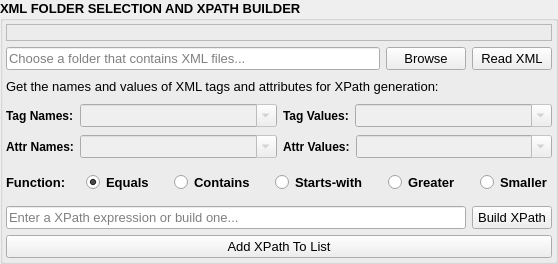
             <widget class="QGroupBox" name="group_box_xml_input_xpath_builder">
              <property name="sizePolicy">
               <sizepolicy hsizetype="Preferred" vsizetype="Preferred">
                <horstretch>0</horstretch>
                <verstretch>0</verstretch>
               </sizepolicy>
              </property>
              <property name="font">
               <font>
                <family>Microsoft YaHei UI</family>
                <pointsize>10</pointsize>
                <italic>false</italic>
                <bold>true</bold>
                <underline>false</underline>
                <strikeout>false</strikeout>
               </font>
              </property>
              <property name="title">
               <string>XML FOLDER SELECTION AND XPATH BUILDER</string>
              </property>
              <layout class="QVBoxLayout" name="verticalLayout_7">
               <property name="leftMargin">
                <number>3</number>
               </property>
               <property name="topMargin">
                <number>3</number>
               </property>
               <property name="rightMargin">
                <number>3</number>
               </property>
               <property name="bottomMargin">
                <number>3</number>
               </property>
               <item>
                <widget class="QLabel" name="statusbar_xml_files_count">
                 <property name="sizePolicy">
                  <sizepolicy hsizetype="Preferred" vsizetype="Preferred">
                   <horstretch>0</horstretch>
                   <verstretch>0</verstretch>
                  </sizepolicy>
                 </property>
                 <property name="styleSheet">
                  <string notr="true"/>
                 </property>
                 <property name="frameShape">
                  <enum>QFrame::Shape::StyledPanel</enum>
                 </property>
                 <property name="text">
                  <string/>
                 </property>
                </widget>
               </item>
               <item>
                <layout class="QHBoxLayout" name="horizontalLayout_one">
                 <item>
                  <widget class="QLineEdit" name="line_edit_xml_folder_path_input">
                   <property name="font">
                    <font>
                     <family>Microsoft YaHei UI</family>
                     <pointsize>10</pointsize>
                     <italic>false</italic>
                     <bold>false</bold>
                     <underline>false</underline>
                     <strikeout>false</strikeout>
                    </font>
                   </property>
                   <property name="placeholderText">
                    <string>Choose a folder that contains XML files...</string>
                   </property>
                   <property name="clearButtonEnabled">
                    <bool>true</bool>
                   </property>
                  </widget>
                 </item>
                 <item>
                  <widget class="QPushButton" name="button_browse_xml_folder">
                   <property name="sizePolicy">
                    <sizepolicy hsizetype="Preferred" vsizetype="Fixed">
                     <horstretch>0</horstretch>
                     <verstretch>0</verstretch>
                    </sizepolicy>
                   </property>
                   <property name="font">
                    <font>
                     <family>Microsoft YaHei UI</family>
                     <pointsize>10</pointsize>
                     <italic>false</italic>
                     <bold>false</bold>
                     <underline>false</underline>
                     <strikeout>false</strikeout>
                    </font>
                   </property>
                   <property name="toolTip">
                    <string>Browse for the folder containing your XML files.</string>
                   </property>
                   <property name="text">
                    <string>Browse</string>
                   </property>
                   <property name="icon">
                    <iconset theme="QIcon::ThemeIcon::FolderOpen"/>
                   </property>
                  </widget>
                 </item>
                 <item>
                  <widget class="QPushButton" name="button_read_xml">
                   <property name="sizePolicy">
                    <sizepolicy hsizetype="Preferred" vsizetype="Fixed">
                     <horstretch>0</horstretch>
                     <verstretch>0</verstretch>
                    </sizepolicy>
                   </property>
                   <property name="font">
                    <font>
                     <family>Microsoft YaHei UI</family>
                     <pointsize>10</pointsize>
                     <italic>false</italic>
                     <bold>false</bold>
                     <underline>false</underline>
                     <strikeout>false</strikeout>
                    </font>
                   </property>
                   <property name="toolTip">
                    <string>Load data from an XML file into the Combo Boxes and display the XML content.</string>
                   </property>
                   <property name="text">
                    <string>Read XML</string>
                   </property>
                  </widget>
                 </item>
                </layout>
               </item>
               <item>
                <layout class="QHBoxLayout" name="horizontalLayout_two">
                 <property name="topMargin">
                  <number>3</number>
                 </property>
                 <property name="bottomMargin">
                  <number>3</number>
                 </property>
                 <item>
                  <widget class="QLabel" name="label_xpath_builder">
                   <property name="sizePolicy">
                    <sizepolicy hsizetype="Preferred" vsizetype="Preferred">
                     <horstretch>0</horstretch>
                     <verstretch>0</verstretch>
                    </sizepolicy>
                   </property>
                   <property name="font">
                    <font>
                     <family>Microsoft YaHei UI</family>
                     <pointsize>10</pointsize>
                     <italic>false</italic>
                     <bold>false</bold>
                     <underline>false</underline>
                     <strikeout>false</strikeout>
                    </font>
                   </property>
                   <property name="text">
                    <string>Get the names and values of XML tags and attributes for XPath generation:</string>
                   </property>
                  </widget>
                 </item>
                </layout>
               </item>
               <item>
                <layout class="QHBoxLayout" name="horizontalLayout_three">
                 <property name="topMargin">
                  <number>1</number>
                 </property>
                 <property name="bottomMargin">
                  <number>1</number>
                 </property>
                 <item>
                  <widget class="QLabel" name="label_tag_names">
                   <property name="sizePolicy">
                    <sizepolicy hsizetype="Preferred" vsizetype="Preferred">
                     <horstretch>0</horstretch>
                     <verstretch>0</verstretch>
                    </sizepolicy>
                   </property>
                   <property name="maximumSize">
                    <size>
                     <width>72</width>
                     <height>16777215</height>
                    </size>
                   </property>
                   <property name="font">
                    <font>
                     <family>Microsoft YaHei UI</family>
                     <pointsize>9</pointsize>
                     <italic>false</italic>
                     <bold>true</bold>
                     <underline>false</underline>
                     <strikeout>false</strikeout>
                    </font>
                   </property>
                   <property name="text">
                    <string>Tag Names:</string>
                   </property>
                  </widget>
                 </item>
                 <item>
                  <widget class="QComboBox" name="combobox_tag_names">
                   <property name="enabled">
                    <bool>false</bool>
                   </property>
                   <property name="sizePolicy">
                    <sizepolicy hsizetype="Expanding" vsizetype="Fixed">
                     <horstretch>0</horstretch>
                     <verstretch>0</verstretch>
                    </sizepolicy>
                   </property>
                   <property name="minimumSize">
                    <size>
                     <width>0</width>
                     <height>0</height>
                    </size>
                   </property>
                   <property name="maximumSize">
                    <size>
                     <width>250</width>
                     <height>16777215</height>
                    </size>
                   </property>
                   <property name="font">
                    <font>
                     <family>Microsoft YaHei UI</family>
                     <pointsize>10</pointsize>
                     <italic>false</italic>
                     <bold>true</bold>
                     <underline>false</underline>
                     <strikeout>false</strikeout>
                    </font>
                   </property>
                   <property name="editable">
                    <bool>true</bool>
                   </property>
                   <property name="currentText">
                    <string/>
                   </property>
                   <property name="currentIndex">
                    <number>-1</number>
                   </property>
                   <property name="placeholderText">
                    <string>Select Tag Name...</string>
                   </property>
                  </widget>
                 </item>
                 <item>
                  <widget class="QLabel" name="label_tag_values">
                   <property name="sizePolicy">
                    <sizepolicy hsizetype="Preferred" vsizetype="Preferred">
                     <horstretch>0</horstretch>
                     <verstretch>0</verstretch>
                    </sizepolicy>
                   </property>
                   <property name="maximumSize">
                    <size>
                     <width>72</width>
                     <height>16777215</height>
                    </size>
                   </property>
                   <property name="font">
                    <font>
                     <family>Microsoft YaHei UI</family>
                     <pointsize>9</pointsize>
                     <italic>false</italic>
                     <bold>true</bold>
                     <underline>false</underline>
                     <strikeout>false</strikeout>
                    </font>
                   </property>
                   <property name="text">
                    <string>Tag Values:</string>
                   </property>
                  </widget>
                 </item>
                 <item>
                  <widget class="QComboBox" name="combobox_tag_values">
                   <property name="enabled">
                    <bool>false</bool>
                   </property>
                   <property name="sizePolicy">
                    <sizepolicy hsizetype="Expanding" vsizetype="Fixed">
                     <horstretch>0</horstretch>
                     <verstretch>0</verstretch>
                    </sizepolicy>
                   </property>
                   <property name="minimumSize">
                    <size>
                     <width>0</width>
                     <height>0</height>
                    </size>
                   </property>
                   <property name="maximumSize">
                    <size>
                     <width>250</width>
                     <height>16777215</height>
                    </size>
                   </property>
                   <property name="font">
                    <font>
                     <family>Microsoft YaHei UI</family>
                     <pointsize>10</pointsize>
                     <italic>false</italic>
                     <bold>true</bold>
                     <underline>false</underline>
                     <strikeout>false</strikeout>
                    </font>
                   </property>
                   <property name="editable">
                    <bool>true</bool>
                   </property>
                   <property name="currentText">
                    <string/>
                   </property>
                   <property name="currentIndex">
                    <number>-1</number>
                   </property>
                   <property name="placeholderText">
                    <string>Select Tag Value...</string>
                   </property>
                  </widget>
                 </item>
                </layout>
               </item>
               <item>
                <layout class="QHBoxLayout" name="horizontalLayout_four">
                 <property name="spacing">
                  <number>6</number>
                 </property>
                 <property name="topMargin">
                  <number>1</number>
                 </property>
                 <property name="bottomMargin">
                  <number>1</number>
                 </property>
                 <item>
                  <widget class="QLabel" name="label_attribute_names">
                   <property name="sizePolicy">
                    <sizepolicy hsizetype="Preferred" vsizetype="Preferred">
                     <horstretch>0</horstretch>
                     <verstretch>0</verstretch>
                    </sizepolicy>
                   </property>
                   <property name="maximumSize">
                    <size>
                     <width>72</width>
                     <height>16777215</height>
                    </size>
                   </property>
                   <property name="font">
                    <font>
                     <family>Microsoft YaHei UI</family>
                     <pointsize>9</pointsize>
                     <italic>false</italic>
                     <bold>true</bold>
                     <underline>false</underline>
                     <strikeout>false</strikeout>
                    </font>
                   </property>
                   <property name="text">
                    <string>Attr Names:</string>
                   </property>
                  </widget>
                 </item>
                 <item>
                  <widget class="QComboBox" name="combobox_attribute_names">
                   <property name="enabled">
                    <bool>false</bool>
                   </property>
                   <property name="sizePolicy">
                    <sizepolicy hsizetype="Expanding" vsizetype="Fixed">
                     <horstretch>0</horstretch>
                     <verstretch>0</verstretch>
                    </sizepolicy>
                   </property>
                   <property name="minimumSize">
                    <size>
                     <width>0</width>
                     <height>0</height>
                    </size>
                   </property>
                   <property name="maximumSize">
                    <size>
                     <width>250</width>
                     <height>16777215</height>
                    </size>
                   </property>
                   <property name="font">
                    <font>
                     <family>Microsoft YaHei UI</family>
                     <pointsize>10</pointsize>
                     <italic>false</italic>
                     <bold>true</bold>
                     <underline>false</underline>
                     <strikeout>false</strikeout>
                    </font>
                   </property>
                   <property name="editable">
                    <bool>true</bool>
                   </property>
                   <property name="currentText">
                    <string/>
                   </property>
                   <property name="currentIndex">
                    <number>-1</number>
                   </property>
                   <property name="placeholderText">
                    <string>Select Attribute Name...</string>
                   </property>
                  </widget>
                 </item>
                 <item>
                  <widget class="QLabel" name="label_attribute_values">
                   <property name="sizePolicy">
                    <sizepolicy hsizetype="Preferred" vsizetype="Preferred">
                     <horstretch>0</horstretch>
                     <verstretch>0</verstretch>
                    </sizepolicy>
                   </property>
                   <property name="maximumSize">
                    <size>
                     <width>72</width>
                     <height>16777215</height>
                    </size>
                   </property>
                   <property name="font">
                    <font>
                     <family>Microsoft YaHei UI</family>
                     <pointsize>9</pointsize>
                     <italic>false</italic>
                     <bold>true</bold>
                     <underline>false</underline>
                     <strikeout>false</strikeout>
                    </font>
                   </property>
                   <property name="text">
                    <string>Attr Values:</string>
                   </property>
                  </widget>
                 </item>
                 <item>
                  <widget class="QComboBox" name="combobox_attribute_values">
                   <property name="enabled">
                    <bool>false</bool>
                   </property>
                   <property name="sizePolicy">
                    <sizepolicy hsizetype="Expanding" vsizetype="Fixed">
                     <horstretch>0</horstretch>
                     <verstretch>0</verstretch>
                    </sizepolicy>
                   </property>
                   <property name="minimumSize">
                    <size>
                     <width>0</width>
                     <height>0</height>
                    </size>
                   </property>
                   <property name="maximumSize">
                    <size>
                     <width>250</width>
                     <height>16777215</height>
                    </size>
                   </property>
                   <property name="font">
                    <font>
                     <family>Microsoft YaHei UI</family>
                     <pointsize>10</pointsize>
                     <italic>false</italic>
                     <bold>true</bold>
                     <underline>false</underline>
                     <strikeout>false</strikeout>
                    </font>
                   </property>
                   <property name="editable">
                    <bool>true</bool>
                   </property>
                   <property name="currentText">
                    <string/>
                   </property>
                   <property name="currentIndex">
                    <number>-1</number>
                   </property>
                   <property name="placeholderText">
                    <string>Select Attribute Value...</string>
                   </property>
                  </widget>
                 </item>
                </layout>
               </item>
               <item>
                <layout class="QHBoxLayout" name="horizontalLayout_five">
                 <property name="spacing">
                  <number>20</number>
                 </property>
                 <property name="topMargin">
                  <number>7</number>
                 </property>
                 <property name="bottomMargin">
                  <number>7</number>
                 </property>
                 <item>
                  <widget class="QLabel" name="label_function">
                   <property name="sizePolicy">
                    <sizepolicy hsizetype="Preferred" vsizetype="Preferred">
                     <horstretch>0</horstretch>
                     <verstretch>0</verstretch>
                    </sizepolicy>
                   </property>
                   <property name="font">
                    <font>
                     <family>Microsoft YaHei UI</family>
                     <pointsize>10</pointsize>
                     <italic>false</italic>
                     <bold>true</bold>
                     <underline>false</underline>
                     <strikeout>false</strikeout>
                    </font>
                   </property>
                   <property name="text">
                    <string>Function:</string>
                   </property>
                  </widget>
                 </item>
                 <item>
                  <widget class="QRadioButton" name="radio_button_equals">
                   <property name="sizePolicy">
                    <sizepolicy hsizetype="Preferred" vsizetype="Fixed">
                     <horstretch>0</horstretch>
                     <verstretch>0</verstretch>
                    </sizepolicy>
                   </property>
                   <property name="font">
                    <font>
                     <family>Microsoft YaHei UI</family>
                     <pointsize>10</pointsize>
                     <italic>false</italic>
                     <bold>true</bold>
                     <underline>false</underline>
                     <strikeout>false</strikeout>
                    </font>
                   </property>
                   <property name="toolTip">
                    <string/>
                   </property>
                   <property name="text">
                    <string>Equals</string>
                   </property>
                   <property name="checked">
                    <bool>true</bool>
                   </property>
                  </widget>
                 </item>
                 <item>
                  <widget class="QRadioButton" name="radio_button_contains">
                   <property name="sizePolicy">
                    <sizepolicy hsizetype="Preferred" vsizetype="Fixed">
                     <horstretch>0</horstretch>
                     <verstretch>0</verstretch>
                    </sizepolicy>
                   </property>
                   <property name="font">
                    <font>
                     <family>Microsoft YaHei UI</family>
                     <pointsize>10</pointsize>
                     <italic>false</italic>
                     <bold>true</bold>
                     <underline>false</underline>
                     <strikeout>false</strikeout>
                    </font>
                   </property>
                   <property name="styleSheet">
                    <string notr="true"/>
                   </property>
                   <property name="text">
                    <string>Contains</string>
                   </property>
                  </widget>
                 </item>
                 <item>
                  <widget class="QRadioButton" name="radio_button_starts_with">
                   <property name="sizePolicy">
                    <sizepolicy hsizetype="Preferred" vsizetype="Fixed">
                     <horstretch>0</horstretch>
                     <verstretch>0</verstretch>
                    </sizepolicy>
                   </property>
                   <property name="font">
                    <font>
                     <family>Microsoft YaHei UI</family>
                     <pointsize>10</pointsize>
                     <italic>false</italic>
                     <bold>true</bold>
                     <underline>false</underline>
                     <strikeout>false</strikeout>
                    </font>
                   </property>
                   <property name="text">
                    <string>Starts-with</string>
                   </property>
                  </widget>
                 </item>
                 <item>
                  <widget class="QRadioButton" name="radio_button_greater">
                   <property name="sizePolicy">
                    <sizepolicy hsizetype="Preferred" vsizetype="Fixed">
                     <horstretch>0</horstretch>
                     <verstretch>0</verstretch>
                    </sizepolicy>
                   </property>
                   <property name="font">
                    <font>
                     <family>Microsoft YaHei UI</family>
                     <pointsize>10</pointsize>
                     <italic>false</italic>
                     <bold>true</bold>
                     <underline>false</underline>
                     <strikeout>false</strikeout>
                    </font>
                   </property>
                   <property name="text">
                    <string>Greater</string>
                   </property>
                  </widget>
                 </item>
                 <item>
                  <widget class="QRadioButton" name="radio_button_smaller">
                   <property name="sizePolicy">
                    <sizepolicy hsizetype="Preferred" vsizetype="Fixed">
                     <horstretch>0</horstretch>
                     <verstretch>0</verstretch>
                    </sizepolicy>
                   </property>
                   <property name="font">
                    <font>
                     <family>Microsoft YaHei UI</family>
                     <pointsize>10</pointsize>
                     <italic>false</italic>
                     <bold>true</bold>
                     <underline>false</underline>
                     <strikeout>false</strikeout>
                    </font>
                   </property>
                   <property name="text">
                    <string>Smaller</string>
                   </property>
                  </widget>
                 </item>
                </layout>
               </item>
               <item>
                <layout class="QHBoxLayout" name="horizontalLayout_six">
                 <item>
                  <widget class="QLineEdit" name="line_edit_xpath_builder">
                   <property name="font">
                    <font>
                     <family>Microsoft YaHei UI</family>
                     <pointsize>10</pointsize>
                     <italic>false</italic>
                     <bold>false</bold>
                     <underline>false</underline>
                     <strikeout>false</strikeout>
                    </font>
                   </property>
                   <property name="placeholderText">
                    <string>Enter a XPath expression or build one...</string>
                   </property>
                   <property name="clearButtonEnabled">
                    <bool>true</bool>
                   </property>
                  </widget>
                 </item>
                 <item>
                  <widget class="QPushButton" name="button_build_xpath">
                   <property name="sizePolicy">
                    <sizepolicy hsizetype="Preferred" vsizetype="Fixed">
                     <horstretch>0</horstretch>
                     <verstretch>0</verstretch>
                    </sizepolicy>
                   </property>
                   <property name="font">
                    <font>
                     <family>Microsoft YaHei UI</family>
                     <pointsize>10</pointsize>
                     <italic>false</italic>
                     <bold>false</bold>
                     <underline>false</underline>
                     <strikeout>false</strikeout>
                    </font>
                   </property>
                   <property name="toolTip">
                    <string>Create an XPath expression based on the current Combo Box values.</string>
                   </property>
                   <property name="text">
                    <string>Build XPath</string>
                   </property>
                  </widget>
                 </item>
                </layout>
               </item>
               <item>
                <widget class="QPushButton" name="button_add_xpath_to_list">
                 <property name="sizePolicy">
                  <sizepolicy hsizetype="Preferred" vsizetype="Fixed">
                   <horstretch>0</horstretch>
                   <verstretch>0</verstretch>
                  </sizepolicy>
                 </property>
                 <property name="font">
                  <font>
                   <family>Microsoft YaHei UI</family>
                   <pointsize>10</pointsize>
                   <italic>false</italic>
                   <bold>false</bold>
                   <underline>false</underline>
                   <strikeout>false</strikeout>
                  </font>
                 </property>
                 <property name="toolTip">
                  <string>Add the entered or generated XPath expression to the list below.</string>
                 </property>
                 <property name="text">
                  <string>Add XPath To List</string>
                 </property>
                </widget>
               </item>
              </layout>
             </widget>
